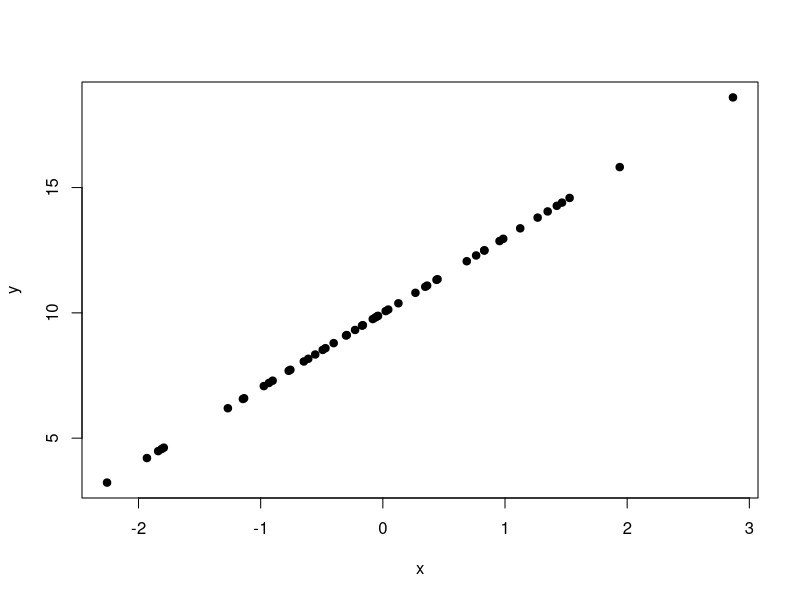
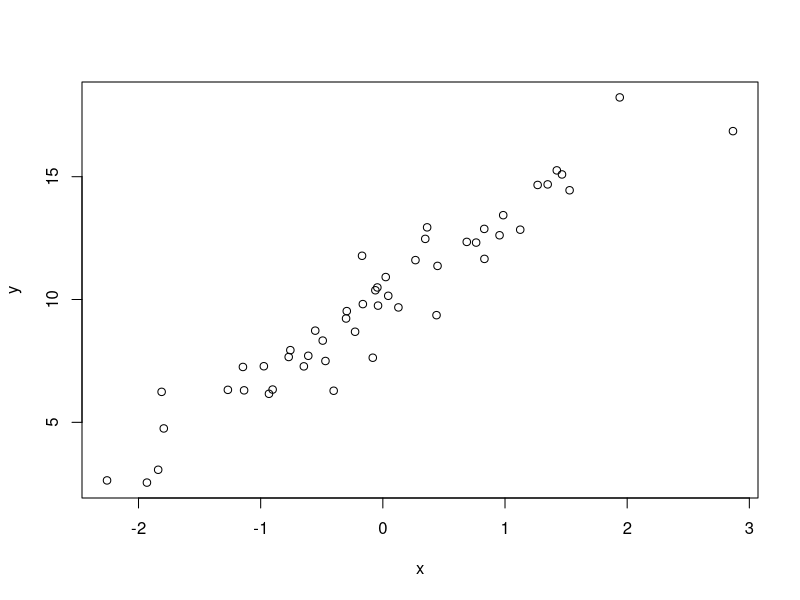

The R script that drew these images, in order: (Note: this script raises an error after producing the figures.)
# Statistics for Linguists: An Introduction Using R
# Code presented inside Chapter 4


# --------------------------------------------------------
# 4.6. A simple linear model in R:

# Load tidyverse:

library(tidyverse)

# Generate 50 random numbers:

x <- rnorm(50)

# Check first 6 values:

head(x)

# Create y’s with intercept = 10 and slope = 3:

y <- 10 + 3 * x

# Make a quick plot of the x- and y-values:

plot(x, y, pch = 19)

# The relationship is perfect, so we need to add noise:

error <- rnorm(50)
y <- 10 + 3 * x + error

# Make another plot:

plot(y ~ x)   # looks better

# Fit the model:

lm(y ~ x)

# Printing the model object returns the coefficients:

xmdl

# First six fitted values (predictions):

head(fitted(xmdl))

# First six residuals:

head(residuals(xmdl))

# Summarize the model:

summary(xmdl)

# Extract the coefficients:

coef(xmdl)

# Extract intercept:

coef(xmdl)[1]

# Extract slope:

coef(xmdl)[2]

# Using the names instead of positions:

coef(xmdl)['(Intercept)']
coef(xmdl)['x']

# Compute predicted value for x = 10:

coef(xmdl)['(Intercept)'] + coef(xmdl)['x'] * 10

# Create sequence of numbers from -3 to 3 in 0.1 intervals:

xvals <- seq(from = -3, to = 3, by = 0.1)

# Put this into tibble for predict():

mypreds <- tibble(x = xvals)

# Add fit:

mypreds$fit <- predict(xmdl, newdata = mypreds)

# Check predictions:

mypreds



# --------------------------------------------------------
# 4.7. Linear models with tidyverse functions

# Put data into tibble:

mydf <- tibble(x, y)

# Re-fit model:

xmdl <- lm(y ~ x, data = mydf)

# Load broom package for tidy linear model output:

library(broom)

# Summary:

tidy(xmdl)

# Extract coefficient estimates:

tidy(xmdl)$estimate

# Check overall model performance:

glance(xmdl)

# Make a ggplot of this data:

mydf %>% ggplot(aes(x = x, y = y)) +
  geom_point() + geom_smooth(method = 'lm') +
  theme_minimal()



# --------------------------------------------------------
# 4.8. Model formula notation: Intercept placeholders

# These two formulas produce the same outcome:

xmdl <- lm(y ~ x, data = mydf)
xmdl <- lm(y ~ 1 + x, data = mydf)

# The '1' (one) acts as intercept placeholder...
# ... so the second formula is more explicit.

# Fitting an intercept-only model:

xmdl_null <- lm(y ~ 1, data = mydf)

# Look at the intercept estimate:

coef(xmdl_null)

# Compare against the mean:

mean(y)   # same



